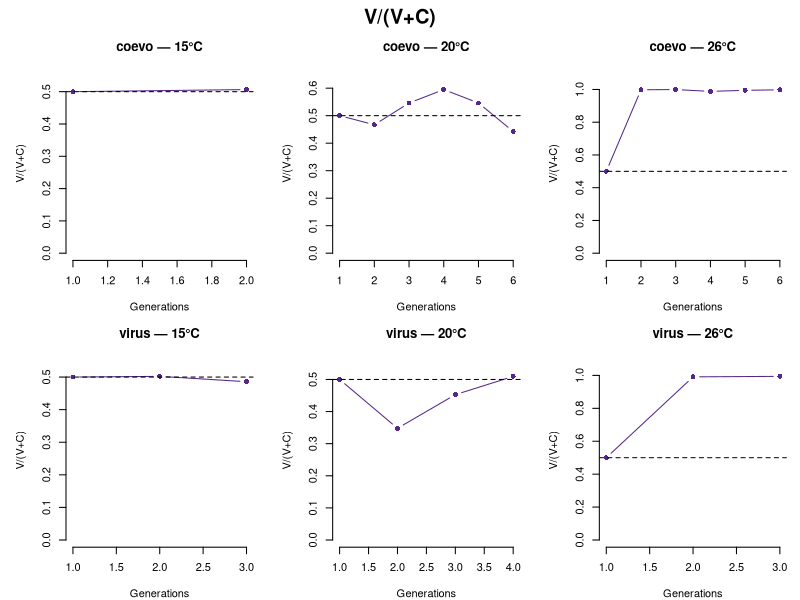

Here is the R script that generated this plot:
# source("curves.R")

library(readr)

df <- read_csv("bioinformatics/boxplot_cyto_vs_videodrop/Bilan extraction ADN - curves.csv")

col_names <- list(
  coevo_15_C = "coevo 15 C", coevo_15_V = "coevo 15 V",
  coevo_20_C = "coevo 20 C", coevo_20_V = "coevo 20 V",
  coevo_26_C = "coevo 26 C", coevo_26_V = "coevo 26 V",
  virus_15_C = "virus 15 C", virus_15_V = "virus 15 V",
  virus_20_C = "virus 20 C", virus_20_V = "virus 20 V",
  virus_26_C = "virus 26 C", virus_26_V = "virus 26 V"
)

data <- lapply(col_names, function(cn) {
  vals <- as.numeric(df[[cn]])
  vals[!is.na(vals)]
})

col_ratio <- "#542788"

temps <- c(15, 20, 26)
traitements <- c("coevo", "virus")

par(mfrow = c(2, 3), mar = c(4, 5, 3, 1), oma = c(0, 0, 2, 0))

for (trt in traitements) {
  for (temp in temps) {
    
    key_C <- paste0(trt, "_", temp, "_C")
    key_V <- paste0(trt, "_", temp, "_V")
    
    yC <- data[[key_C]]
    yV <- data[[key_V]]
    
    # Garder uniquement positions valides
    valid <- which(!is.na(yC) & !is.na(yV) & yV > 0)
    yC <- yC[valid]
    yV <- yV[valid]
    
    ratio <- yV/(yV+yC)
    gen <- seq_along(ratio)
    
    ymin <- min(ratio, na.rm = TRUE)
    ymax <- max(ratio, na.rm = TRUE)
    
    plot(gen, ratio,
         type = "b",
         pch = 16,
         col = col_ratio,
         ylim = c(0, ymax * 1.1),
         xlab = "Generations",
         ylab = "V/(V+C)",
         main = paste0(trt, " — ", temp, "°C"),
         axes = TRUE,
         frame.plot = FALSE)
    
    abline(h = 0.5, lty = 2)  # équilibre C = V
  }
}

mtext("V/(V+C)",
      outer = TRUE,
      cex = 1.2,
      font = 2)
